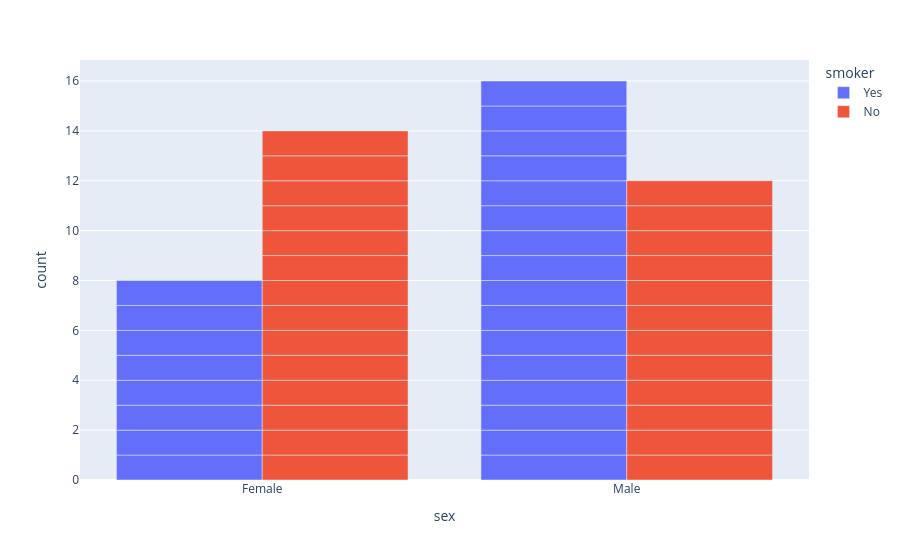

This figure's notebook cell:
### Markdown cell above
The example below has the same code from the previous cell but uses `barmode='group'`

### Code cell
fig = px.bar(df, x="sex", color="smoker", barmode="group")
fig.show()

### Figure 1 — Plotly figure (JSON) as saved in the notebook; plotly's stock layout.template omitted (floating-point values rounded to 4 significant figures)
{"data": [{"alignmentgroup": "True", "hovertemplate": "smoker=Yes<br>sex=%{x}<br>count=%{y}<extra></extra>", "legendgroup": "Yes", "marker": {"color": "#636efa", "pattern": {"shape": ""}}, "name": "Yes", "offsetgroup": "Yes", "orientation": "v", "showlegend": true, "textposition": "auto", "type": "bar", "x": ["Female", "Male", "Male", "Male", "Female", "Male", "Male", "Female", "Male", "Male", "Male", "Male", "Female", "Female", "Female", "Male", "Male", "Female", "Male", "Female", "Male", "Male", "Male", "Male"], "xaxis": "x", "y": [1, 1, 1, 1, 1, 1, 1, 1, 1, 1, 1, 1, 1, 1, 1, 1, 1, 1, 1, 1, 1, 1, 1, 1], "yaxis": "y"}, {"alignmentgroup": "True", "hovertemplate": "smoker=No<br>sex=%{x}<br>count=%{y}<extra></extra>", "legendgroup": "No", "marker": {"color": "#EF553B", "pattern": {"shape": ""}}, "name": "No", "offsetgroup": "No", "orientation": "v", "showlegend": true, "textposition": "auto", "type": "bar", "x": ["Female", "Male", "Male", "Female", "Male", "Female", "Male", "Male", "Female", "Female", "Male", "Male", "Female", "Female", "Male", "Male", "Female", "Female", "Female", "Male", "Male", "Female", "Male", "Female", "Female", "Female"], "xaxis": "x", "y": [1, 1, 1, 1, 1, 1, 1, 1, 1, 1, 1, 1, 1, 1, 1, 1, 1, 1, 1, 1, 1, 1, 1, 1, 1, 1], "yaxis": "y"}], "layout": {"barmode": "group", "legend": {"title": {"text": "smoker"}, "tracegroupgap": 0}, "margin": {"t": 60}, "xaxis": {"anchor": "y", "domain": [0, 1], "title": {"text": "sex"}}, "yaxis": {"anchor": "x", "domain": [0, 1], "title": {"text": "count"}}}}
